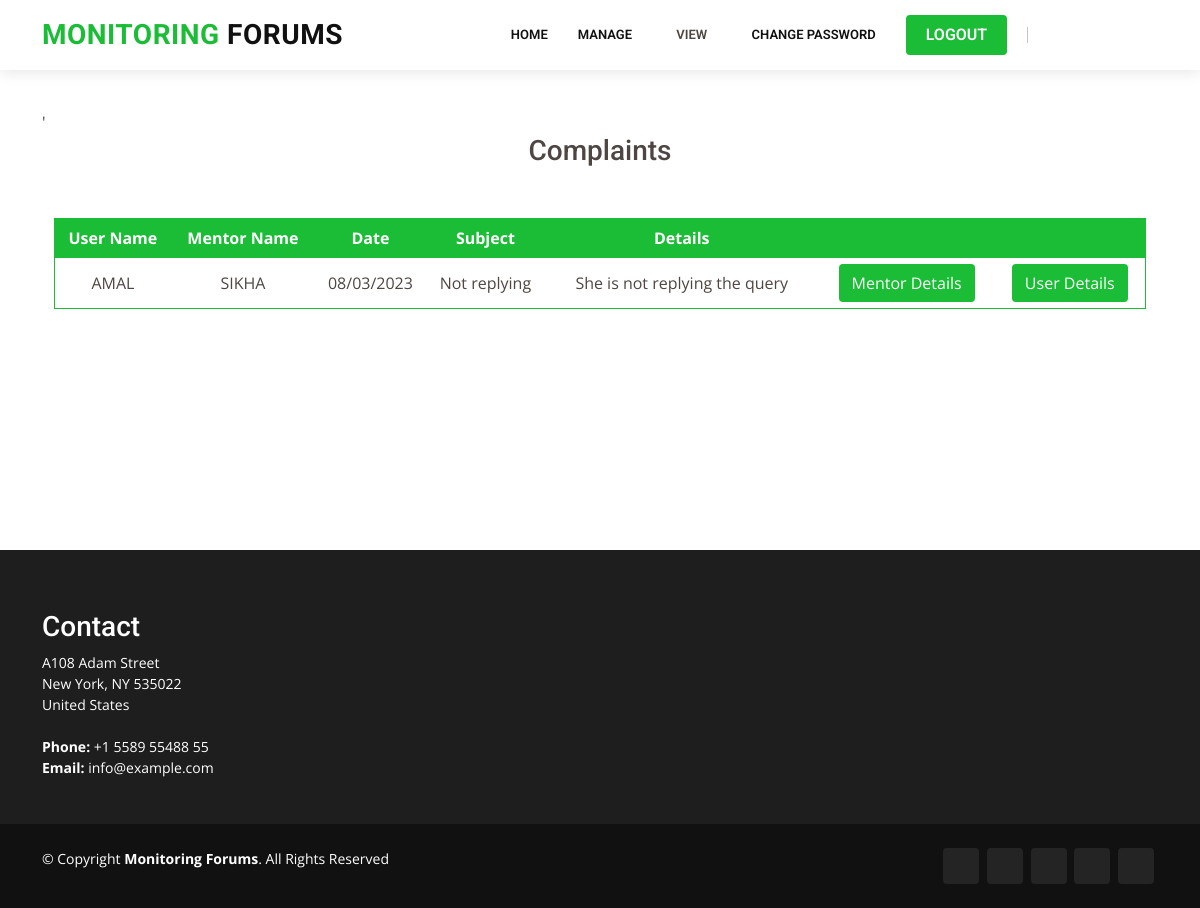
The page /viewcomplaintsSA/ (signed in) on the database its author committed.
### Users/models.py (models this page shows)
class usercomplaints_tb(models.Model) :
    mentor_id= models.ForeignKey(mentorsregistration, on_delete=models.CASCADE)
    user_id = models.ForeignKey(userregistration_tb, on_delete=models.CASCADE)
    about=models.CharField(max_length=20,default="nothing")
    details=models.CharField(max_length=20,default="nothing")
    date=models.CharField(max_length=20,default="nothing")

class userregistration_tb(models.Model) :
    fname=models.CharField(max_length=20,default="hh")
    lastname = models.CharField(max_length=20)
    gender=models.CharField(max_length=20)
    location=models.CharField(max_length=20)
    pincode=models.CharField(max_length=20,default="nothing")
    mailid=models.CharField(max_length=20)
    phonenum=models.CharField(max_length=20)
    qualification=models.CharField(max_length=20)
    experience = models.CharField(max_length=20,default="nothing")
    designation = models.CharField(max_length=20,default="nothing")
    companyname = models.CharField(max_length=20,default="nothing")
    username=models.CharField(max_length=20)
    password=models.CharField(max_length=20)

### GroupAdmin/models.py (models this page shows)
class mentorsregistration(models.Model):
    mentorname=models.CharField(max_length=20)
    gender = models.CharField(max_length=20)
    location = models.CharField(max_length=20)
    emailid = models.CharField(max_length=20)
    phoneno = models.CharField(max_length=20)
    qualification = models.CharField(max_length=20)
    experience = models.CharField(max_length=20)
    username = models.CharField(max_length=20)
    password = models.CharField(max_length=20)
    grpadmin_id = models.ForeignKey(groupadmins,on_delete=models.CASCADE)
    status = models.CharField(max_length=20)

### SiteAdmin/views.py (the view)
# urls.py: url(r'^viewcomplaintsSA/$', siteadmin_view.viewcomplaintsSA, name='viewcomplaintsSA'),
@never_cache
def viewcomplaintsSA(request):
    if 'id' not in request.session:
        return redirect('index')
    ob = usercomplaints_tb.objects.all()
    return render(request,"admin/viewcomplaintsSA.html",{'data':ob})

### SiteAdmin/templatetags/parse_iso.py (called while the page is built)
@register.filter(expects_localtime=True)
def parse_iso(value):
    return datetime.datetime.strptime(value, "%Y-%m-%d %H:%M:%S.%f")

### Templates/admin/viewcomplaintsSA.html
{% extends 'admin/base.html' %}
{% load parse_iso %}
{% block content %}
<section style="margin-top:50px;min-height: 500px;">
    <div class="container">'
        <div class="text-center"><h3>Complaints</h3></div>
        <div class="row" style="margin:0 auto;width:100%;margin-top:20px;">
            {%if data%}
            <div>
                <table style="border:1px solid #1bbd36;width:100%;margin-top: 30px;">
                    <thead style="color: white;background: #1bbd36;text-align: center;height: 40px;">
                    <tr >
                        <th>User Name</th>
                        <th>Mentor Name</th>
                        <th>Date</th>
                        <th>Subject</th>
                        <th>Details</th>
                        <th></th>
                        <th></th>
                    </tr>
                </thead>
                <tbody style="text-align: center;">
                {% for v in data %}
                <tr  style="border-bottom:1px solid #1bbd36;height:50px">
                    <td> {{v.user_id.fname}}{{v.user_id.lname}} </td>
                    <td>{{v.mentor_id.mentorname}}</td>
                    <td> {{ v.date|parse_iso|date:'d/m/Y'}}</td>
                    <td> {{v.about}}</td>
                    <td>{{v.details}}</td>
                    <td><a href="{% url 'viewmentordetailsfromcomplaintSA' v.mentor_id.id %}" class="btn" style="background: #1bbd36;color: white;">Mentor Details</a></td>
                    <td><a href="{% url 'viewuserdetailsfromcomplaintSA' v.user_id.id %}" class="btn" style="background: #1bbd36;color: white;">User Details</a></td>
                </tr>
                {% endfor %}
                </tbody>
            </table>
            </div>
            {% else %}
                <div class="text-center">List is empty</div>
            {% endif %}
        </div>
    </div>
</section>
{% endblock %}

### static/Company/assets/css/style.css (style rules this page uses)
body { font-family: "Open Sans", sans-serif; color: #4d4643; }
a { color: #1bbd36; text-decoration: none; }
h1, h2, h3, h4, h5, h6 { font-family: "Roboto", sans-serif; }
section { padding: 60px 0; overflow: hidden; }

### rows shown on the page
usercomplaints_tb: user_id.fname "AMAL", mentor_id.mentorname "SIKHA", date|parse_iso "08/03/2023", about "Not replying", details "She is not replying the query"
